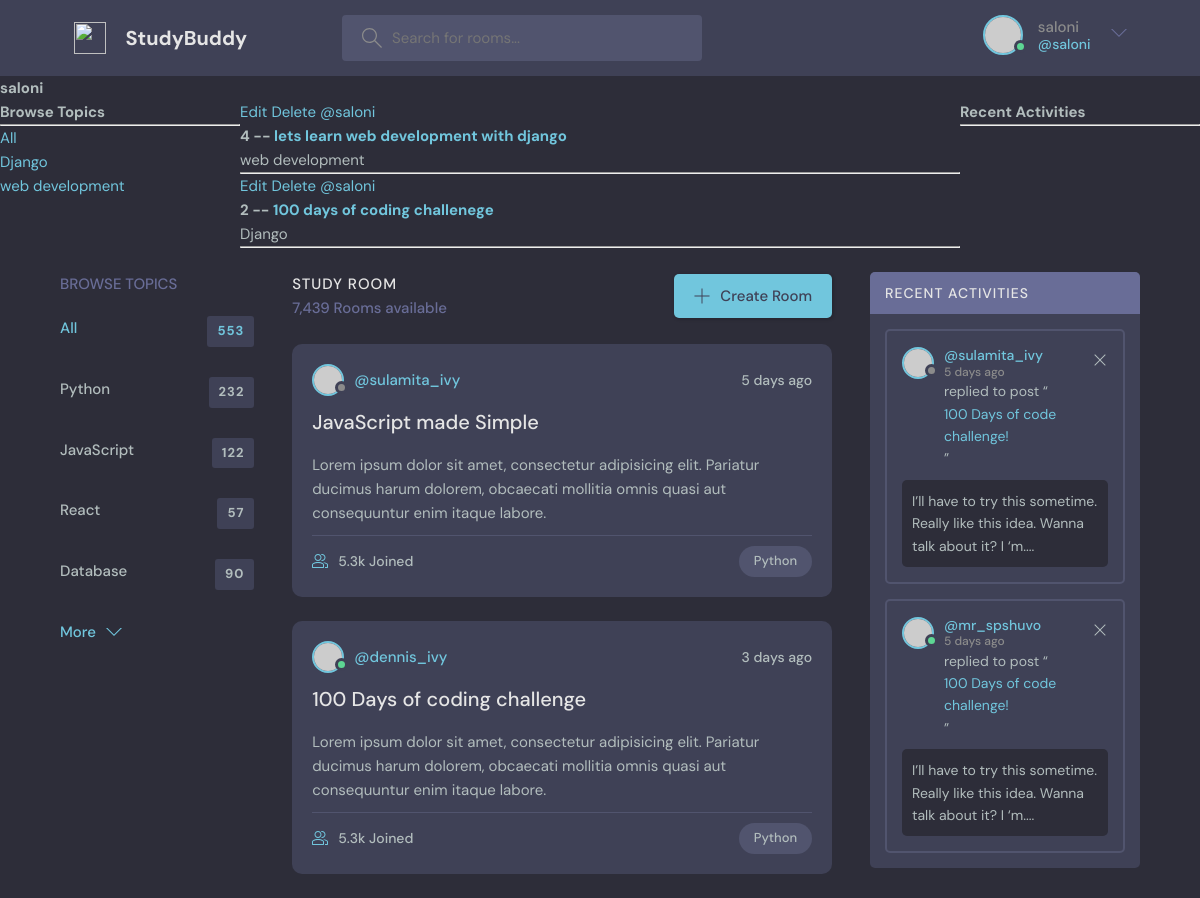
/profile/1 (signed in), run on an earlier commit of the app's database.
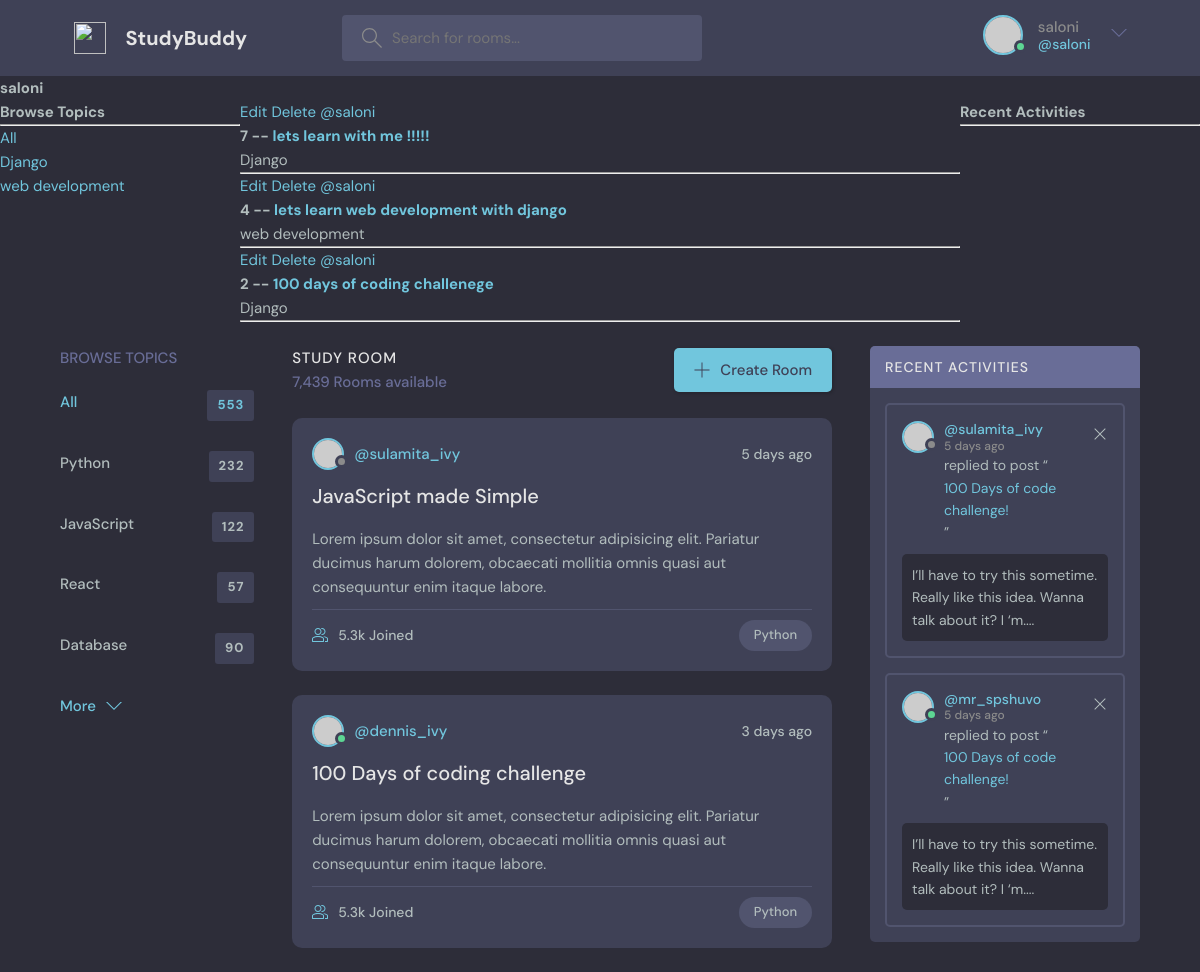
And on a later commit of the database.
### base/models.py (models this page shows, shortened)
class Topic(models.Model):
    name = models.CharField(max_length=200)

class Room(models.Model):
    host = models.ForeignKey(User, on_delete=models.SET_NULL, null=True, related_name='room_set')
    topic = models.ForeignKey(Topic, on_delete=models.SET_NULL, null=True)
    name = models.CharField(max_length=200)
    description = models.TextField(null=True, blank=True)
    participants = models.ManyToManyField(User, blank=True, related_name='participating_rooms')
    updated = models.DateTimeField(auto_now=True)
    created = models.DateTimeField(auto_now_add=True)
    class Meta:
        ordering = ['-updated', '-created']

### base/views.py (the view)
# urls.py: path('profile/<str:pk>', views.userProfile, name = "user-profile"),
def userProfile(request, pk):
    user = User.objects.get(id=pk)
    rooms = user.room_set.all()
    room_message = user.message_set.all()
    topics = Topic.objects.all()
    context = {'user': user, 'rooms': rooms, 'room_message': room_message, 'topics':topics}
    return render(request, 'base/profile.html', context)

### base/templates/base/profile.html (shortened to what this page needs)
{% extends 'main.html' %}
{% block content %}
<h1>{{user.username}}</h1>
<div class ="profile-container">
    <div>
      {% include 'base/topics_component.html' %}
    </div>
    <div>
      {% include 'base/feed_component.html' %}
    </div>
    <div>
      {% include 'base/activity_component.html' %}
    </div>
</div>
{% endblock content %}

### templates/main.html (shortened to what this page needs)
<!DOCTYPE html>
{% load static %}
<html lang="en">
  <head>
    <link rel="stylesheet" href="{% static 'styles/style.css' %}" />
  </head>
  <body>
    {% include 'navbar.html' %}
    {% block content%}{% endblock %}
    <main class="layout layout--3">
      <div class="container">
        <div class="topics">
          <div class="topics__header">
            <h2>Browse Topics</h2>
          </div>
          <ul class="topics__list">
            <li>
              <a href="/" class="active">All <span>553</span></a>
            </li>
            <li>
              <a href="/">Python <span>232</span></a>
            </li>
            <li>
              <a href="/">JavaScript <span>122</span></a>
            </li>
            <li>
              <a href="/">React <span>57</span></a>
            </li>
            <li>
              <a href="/">Database <span>90</span></a>
            </li>
          </ul>
          <a class="btn btn--link" href="topics.html">
            More
            <svg version="1.1" xmlns="http://www.w3.org/2000/svg" width="32" height="32" viewBox="0 0 32 32">
              <title>chevron-down</title>
              <path d="M16 21l-13-13h-3l16 16 16-16h-3l-13 13z"></path>
            </svg>
          </a>
        </div>
        <div class="roomList">
          <div class="roomList__header">
            <div>
              <h2>Study Room</h2>
              <p>7,439 Rooms available</p>
            </div>
            <a class="btn btn--main" href="create-room.html">
              <svg version="1.1" xmlns="http://www.w3.org/2000/svg" width="32" height="32" viewBox="0 0 32 32">
                <title>add</title>
                <path
                  d="M16.943 0.943h-1.885v14.115h-14.115v1.885h14.115v14.115h1.885v-14.115h14.115v-1.885h-14.115v-14.115z"
                ></path>
              </svg>
              Create Room
            </a>
          </div>
          <div class="roomListRoom">
            <div class="roomListRoom__header">
              <a href="profile.html" class="roomListRoom__author">
                <div class="avatar avatar--small">
                  <img src="https://randomuser.me/api/portraits/women/11.jpg" />
                </div>
                <span>@sulamita_ivy</span>
              </a>
              <div class="roomListRoom__actions">
                <span>5 days ago</span>
              </div>
            </div>
            <div class="roomListRoom__content">
              <a href="room.html">JavaScript made Simple</a>
              <p>
                Lorem ipsum dolor sit amet, consectetur adipisicing elit. Pariatur ducimus harum dolorem, obcaecati
                mollitia omnis quasi aut consequuntur enim itaque labore.
              </p>
            </div>
            <div class="roomListRoom__meta">
              <a href="room.html" class="roomListRoom__joined">
                5.3k Joined
              </a>
              <p class="roomListRoom__topic">Python</p>
            </div>
          </div>
          <div class="roomListRoom">
            <div class="roomListRoom__header">
              <a href="profile.html" class="roomListRoom__author">
                <div class="avatar avatar--small active">
                  <img src="https://randomuser.me/api/portraits/men/11.jpg" />
                </div>
                <span>@dennis_ivy</span>
              </a>
              <div class="roomListRoom__actions">
                <span>3 days ago</span>
              </div>
            </div>
            <div class="roomListRoom__content">
              <a href="room.html">100 Days of coding challenge</a>
              <p>
                Lorem ipsum dolor sit amet, consectetur adipisicing elit. Pariatur ducimus harum dolorem, obcaecati
                mollitia omnis quasi aut consequuntur enim itaque labore.
              </p>
            </div>
            <div class="roomListRoom__meta">
              <a class="roomListRoom__joined">
                5.3k Joined
              </a>
              <p class="roomListRoom__topic">Python</p>
            </div>
          </div>
        </div>
        <div class="activities">
          <div class="activities__header">
            <h2>Recent Activities</h2>
          </div>
          <div class="activities__box">
            <div class="activities__boxHeader roomListRoom__header">
              <a href="profile.html" class="roomListRoom__author">
                <div class="avatar avatar--small">
                  <img src="https://randomuser.me/api/portraits/women/11.jpg" />
                </div>
                <p>
                  @sulamita_ivy
                  <span>5 days ago</span>
                </p>
              </a>
              <div class="roomListRoom__actions">
                <a href="#">
                  <svg version="1.1" xmlns="http://www.w3.org/2000/svg" width="32" height="32" viewBox="0 0 32 32">
                    <title>remove</title>
                    <path
                      d="M27.314 6.019l-1.333-1.333-9.98 9.981-9.981-9.981-1.333 1.333 9.981 9.981-9.981 9.98 1.333 1.333 9.981-9.98 9.98 9.98 1.333-1.333-9.98-9.98 9.98-9.981z"
                    ></path>
                  </svg>
                </a>
              </div>
            </div>
            <div class="activities__boxContent">
              <p>replied to post “<a href="room.html">100 Days of code challenge!</a>”</p>
              <div class="activities__boxRoomContent">
                I’ll have to try this sometime. Really like this idea. Wanna talk about it? I ‘m....
              </div>
            </div>
          </div>
          <div class="activities__box">
            <div class="activities__boxHeader roomListRoom__header">
              <a href="profile.html" class="roomListRoom__author">
                <div class="avatar avatar--small active">
                  <img src="https://randomuser.me/api/portraits/men/13.jpg" />
                </div>
                <p>
                  @mr_spshuvo
                  <span>5 days ago</span>
                </p>
              </a>
              <div class="roomListRoom__actions">
                <a href="#">
                  <svg version="1.1" xmlns="http://www.w3.org/2000/svg" width="32" height="32" viewBox="0 0 32 32">
                    <title>remove</title>
                    <path
                      d="M27.314 6.019l-1.333-1.333-9.98 9.981-9.981-9.981-1.333 1.333 9.981 9.981-9.981 9.98 1.333 1.333 9.981-9.98 9.98 9.98 1.333-1.333-9.98-9.98 9.98-9.981z"
                    ></path>
                  </svg>
                </a>
              </div>
            </div>
            <div class="activities__boxContent">
              <p>replied to post “<a href="room.html">100 Days of code challenge!</a>”</p>
              <div class="activities__boxRoomContent">
                I’ll have to try this sometime. Really like this idea. Wanna talk about it? I ‘m....
              </div>
            </div>
          </div>
        </div>
      </div>
    </main>
  </body>
</html>

### templates/navbar.html (shortened to what this page needs)
<header class="header header--loggedIn">
    <div class="container">
      <a href="url 'home" class="header__logo">
        <img src="assets/logo.svg" />
        <h1>StudyBuddy</h1>
      </a>
      <form class="header__search" method="GET" action={% url 'home' %}>
        <label>
          <input name="q" placeholder="Search for rooms..." />
        </label>
      <nav class="header__menu">
        {% if request.user.is_authenticated %}
        <div class="header__user">
          <a href="profile.html">
            <div class="avatar avatar--medium active">
              <img src="https://randomuser.me/api/portraits/men/37.jpg" />
            </div>
            <p>{{request.user.username}} <span>@{{request.user.username}}</span></p>
          </a>
          <button class="dropdown-button">
            <svg version="1.1" xmlns="http://www.w3.org/2000/svg" width="32" height="32" viewBox="0 0 32 32">
              <title>chevron-down</title>
              <path d="M16 21l-13-13h-3l16 16 16-16h-3l-13 13z"></path>
            </svg>
          </button>
        </div>
        {% else %}
        <a href="{% url 'login'%}">
          <img src="./assets/avatar.svg" />
          <p>Login</p>
        </a>
{% endif %}
      </nav>
    </div>
  </header>

### base/templates/base/topics_component.html
<h3>Browse Topics</h3>
        <hr>
        <div>
            <a href="{% url 'home' %}">All</a>
        </div>
        {% for topic in topics %}
            <div>
                <a href="{% url 'home' %}?q={{ topic.name }}">{{ topic.name }}</a>
            </div>
        {% endfor %}

### base/templates/base/feed_component.html
<div>
    {% for room in rooms %}
        <div>
            {% if request.user == room.host %}
                <a href="{% url 'update-room' room.id %}">Edit</a>
                <a href="{% url 'delete-room' room.id %}">Delete</a>
            {% endif %}
            <a href = "{% url 'user-profile' room.host.id %}">@{{ room.host.username }}</a>
            <h5>
                {{ room.id }} -- <a href="{% url 'room' room.id %}">{{ room.name }}</a>
            </h5>
            <small>{{ room.topic.name }}</small>
            <hr>
        </div>
    {% endfor %}
</div>

### base/templates/base/activity_component.html (shortened to what this page needs)
<h3>Recent Activities</h3>
<hr>

### base/templates/base/profile.html (style rules this page uses)
.profile-container { display:grid; grid-template-columns: 1fr 3fr 1fr; }

What changed in the data, as far as the page shows it:
added Room: shows "Edit", host.username "saloni", id "7", name "lets learn with me !!!!!", topic.name "Django"
